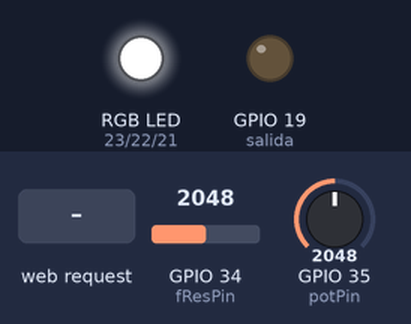
Bench run of a sketch on a simulated ESP32. Parts: an RGB LED mixed from three pins (HIGH = lit), output pins drawn as LEDs (lit = HIGH). The inputs (shaded band) are chosen by the test bench; at power-on: GPIO 35 (potPin) = 2048, GPIO 34 (fResPin) = 2048. WiFi joins after 1.5 s; servers stay silent unless stated; what the sketch prints to the serial monitor is not drawn.

Above: at 2.7 s.
2.8 s: HTTP request GET /salida/on received
At 3.2 s:
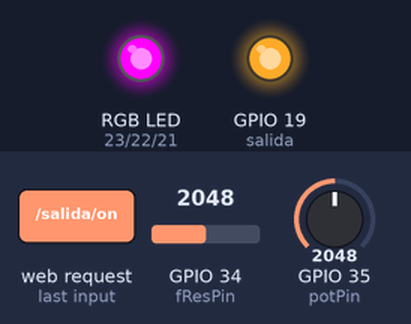
4.3 s: GPIO 35 (potPin) set to 1155
5.8 s: GPIO 35 (potPin) set to 1075
At 6.5 s:
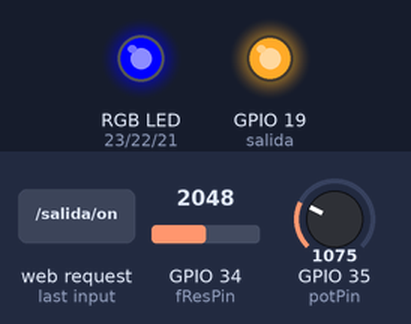
7.3 s: HTTP request GET /salida/off received
At 7.8 s:
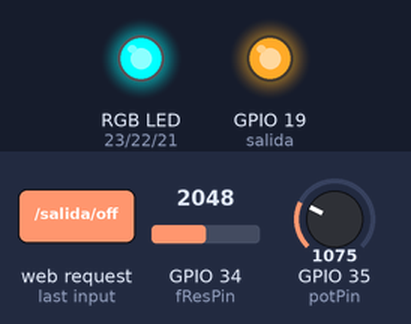
8.8 s: GPIO 35 (potPin) set to 1140
At 9.9 s:
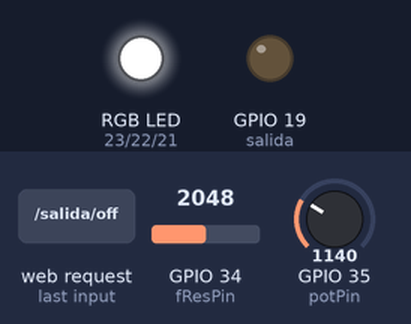
10.3 s: GPIO 34 (fResPin) set to 3863
11.8 s: GPIO 34 (fResPin) set to 3936
At 12.2 s:
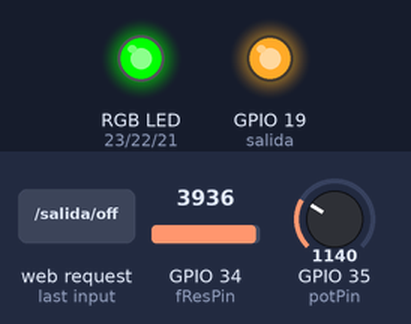
Timing chart, 0 to 14.3 s (numbered marks = the images above; inputs shaded):
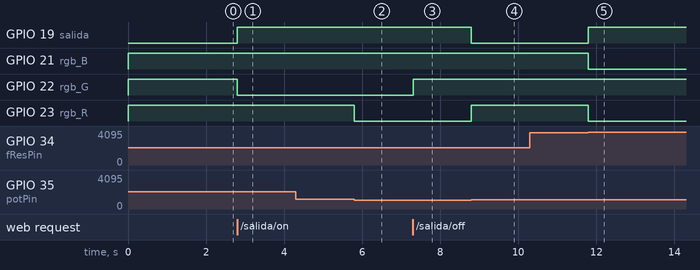

The sketch:

varios_sensores.ino
```cpp
#include <WiFi.h>

const char* ssid     = "INFINITUM4CE0_2.4";
const char* password = "0Qee0zxYbv";

WiFiServer server(80);

String header;

String salidaState = "off";

// Current time
unsigned long currentTime = millis();
// Previous time
unsigned long previousTime = 0;
// Define timeout time in milliseconds (example: 2000ms = 2s)
const long timeoutTime = 2000;

const int potPin = 35;
const int fResPin = 34;
const int salida = 19;

const int rgb_R = 23;
const int rgb_G = 22;
const int rgb_B = 21;

int potVal = 0;
int fResVal = 0;

float voltaje(int adc) {
  float v = (3.3/4096)*adc;
  return v;
}


void setup() {

  Serial.begin(115200);

  pinMode(salida, OUTPUT);
  pinMode(rgb_R, OUTPUT);
  pinMode(rgb_G, OUTPUT);
  pinMode(rgb_B, OUTPUT);

  digitalWrite(salida, LOW);
  digitalWrite(rgb_R, HIGH);
  digitalWrite(rgb_G, HIGH);
  digitalWrite(rgb_B, HIGH);

  Serial.print("Connecting to ");
  Serial.println(ssid);
  WiFi.begin(ssid, password);
  while (WiFi.status() != WL_CONNECTED) {
    delay(500);
    Serial.print(".");
  }
  // Imprime la dirección IP e inicia la Web
  Serial.println("");
  Serial.println("WiFi connected.");
  Serial.println("IP address: ");
  Serial.println(WiFi.localIP());
  server.begin();

}

void loop() {

  potVal = analogRead(potPin);
  fResVal = analogRead(fResPin);

  WiFiClient client = server.available();   // Listen for incoming clients

  if (client) {                             // If a new client connects,
    Serial.println("New Client.");          // print a message out in the serial port
    String currentLine = "";                // make a String to hold incoming data from the client
    currentTime = millis();
    previousTime = currentTime;
    while (client.connected() && currentTime - previousTime <= timeoutTime) { // loop while the client's connected
      currentTime = millis();
      if (client.available()) {             // if there's bytes to read from the client,
        char c = client.read();             // read a byte, then
        Serial.write(c);                    // print it out the serial monitor
        header += c;
        if (c == '\n') {                    // if the byte is a newline character
          // if the current line is blank, you got two newline characters in a row.
          // that's the end of the client HTTP request, so send a response:
          if (currentLine.length() == 0) {
            // HTTP headers always start with a response code (e.g. HTTP/1.1 200 OK)
            // and a content-type so the client knows what's coming, then a blank line:
            client.println("HTTP/1.1 200 OK");
            client.println("Content-type:text/html");
            client.println("Connection: close");
            client.println();

            // Enciende y apaga los LED
            if (header.indexOf("GET /salida/on") >= 0) {
              Serial.println("Salida on");
              salidaState = "on";
              digitalWrite(salida, HIGH);
              digitalWrite(rgb_G, LOW);
            } else if (header.indexOf("GET /salida/off") >= 0) {
              Serial.println("Salida off");
              salidaState = "off";
              digitalWrite(salida, LOW);
              digitalWrite(rgb_G, HIGH);
            }

            // Página wrb
            client.println("<!DOCTYPE html><html>");
            client.println("<head><meta name=\"viewport\" content=\"width=device-width, initial-scale=1\">");
            client.println("<meta http-equiv=\"refresh\" content=\"3\">");
            client.println("<link rel=\"icon\" href=\"data:,\">");

            client.println("<style>html { font-family: Helvetica; display: inline-block; margin: 0px auto; text-align: center;}");
            client.println(".button { background-color: #195B6A; border: none; color: white; padding: 16px 40px;");
            client.println("text-decoration: none; font-size: 30px; margin: 2px; cursor: pointer;}");
            client.println(".button2 {background-color: #77878A;}</style></head>");

            // Cabecera de la página
            client.println("<body><h1>Multilector de datos anal&oacutegicos y uno digital</h1>");

            client.println("<p>Salida - State " + salidaState + "</p>");
            if (salidaState=="off") {
              client.println("<p><a href=\"/salida/on\"><button class=\"button\">ON</button></a></p>");
            } else {
              client.println("<p><a href=\"/salida/off\"><button class=\"button button2\">OFF</button></a></p>");
            }

            client.println("<h2>_______________________________________________</h2>");
            client.println("<h3> Potenci&oacutemetro (ADC) = ");
            client.println(potVal);
            client.println("</h3>");
            client.println("<h3> Voltaje en el potenci&oacutemetro = ");
            client.println(voltaje(potVal));
            client.println(" V</h3>");
            client.println("<h3>Fotorresistencia (ADC) = ");
            client.println(fResVal);
            client.println("</h3>");
            client.println("<h3>Voltaje en la fotorresistencia = ");
            client.println(voltaje(fResVal));
            client.println(" V</h3>");
            client.println("<h2>_______________________________________________</h2>");
            client.println("<h4>Criterios para encender la salida: </h4>");
            client.println("<h5>(1) Por el bot&oacuten en esta p&aacutegina web </h5>");
            client.println("<h5>(2) Cuando el ADC del potenci&oacutemetro est&aacute entre 900 y 1100 </h5>");
            client.println("<h5>(3) Cuando el ADC de la fotorresistencia est&aacute entre 3900 y 4100 </h5>");
            client.println("<h6>Para saber qu&eacute est&iacutemulo encendi&oacute la salida se tiene un LED RGB donde (1) es verde, (2) es rojo y (3) es morado </h6>");
            client.println("</body></html>");

            // The HTTP response ends with another blank line
            client.println();
            // Break out of the while loop
            break;
          } else { // if you got a newline, then clear currentLine
            currentLine = "";
          }
        } else if (c != '\r') {  // if you got anything else but a carriage return character,
          currentLine += c;      // add it to the end of the currentLine
        }
      }
    }
    // Clear the header variable
    header = "";
    // Close the connection
    client.stop();
    Serial.println("Client disconnected.");
    Serial.println("");
  }

  if((potVal <= 1100 and potVal >= 900) or (fResVal <= 4100 and fResVal >= 3900)) {
    digitalWrite(salida, HIGH);

    if(potVal <= 1100 and potVal >= 900) {
      digitalWrite(rgb_R, LOW);
    }
    else if(fResVal <= 4100 and fResVal >= 3900) {
      digitalWrite(rgb_B, LOW);
      digitalWrite(rgb_R, LOW);
    }

  }
  else if(salidaState == "off") {
    digitalWrite(salida, LOW);
    digitalWrite(rgb_R, HIGH);
    digitalWrite(rgb_B, HIGH);
    digitalWrite(rgb_G, HIGH);
  }

}
```

Measured:
- the behaviour switches between 1101 and 1100 on GPIO 35 (potPin) (found by bisection; images 1 and 2)
- the behaviour switches between 3899 and 3900 on GPIO 34 (fResPin) (found by bisection; images 4 and 5)
- after the input at 2.8 s, GPIO 19 (salida): LOW → HIGH at once; GPIO 22 (rgb_G): HIGH → LOW at once
- after the input at 4.3 s, every drawn part: stays the same
- after the input at 5.8 s, GPIO 23 (rgb_R): HIGH → LOW at once
- after the input at 7.3 s, GPIO 22 (rgb_G): LOW → HIGH at once
- after the input at 8.8 s, GPIO 19 (salida): HIGH → LOW at once; GPIO 23 (rgb_R): LOW → HIGH at once
- after the input at 10.3 s, every drawn part: stays the same
- after the input at 11.8 s, GPIO 19 (salida): LOW → HIGH at once; GPIO 21 (rgb_B), GPIO 23 (rgb_R): HIGH → LOW at once
